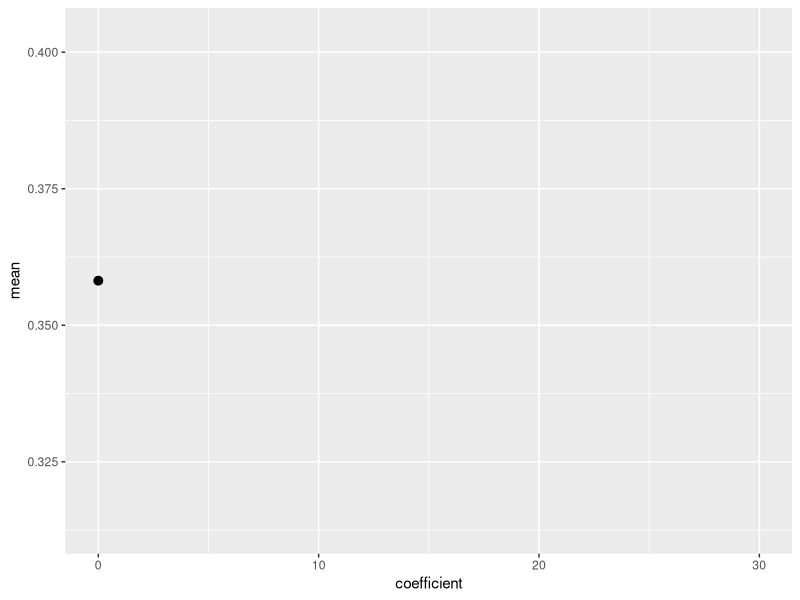

Write the R code that produced this figure.
## ---- chunk 1
library(stats4)
library(ggplot2)
library(dplyr)

dat.raw <- read.csv("synthetic_trimmed.txt", sep=" ", nrows=300)
dat.trim <- dat.raw[, 0:31]
dat.model <- lm(t ~ ., dat.trim)

# Plot parameter estimates and confidence intervals
se <- coef(summary(dat.model))[, 2]
ce <- dat.model$coefficients
dat.estimates <- data.frame(cbind(ce, ce - 1.96 * se, ce + 1.96 * se))
colnames(dat.estimates) <- c("mean", "lower.bound", "upper.bound")
dat.estimates$coefficient = 0:(dim(dat.estimates)[1] - 1)
dat.estimates %>%
    ggplot(aes(x = coefficient, y = mean)) +
    geom_point() +
    geom_pointrange(aes(ymin = lower.bound, ymax = upper.bound))

